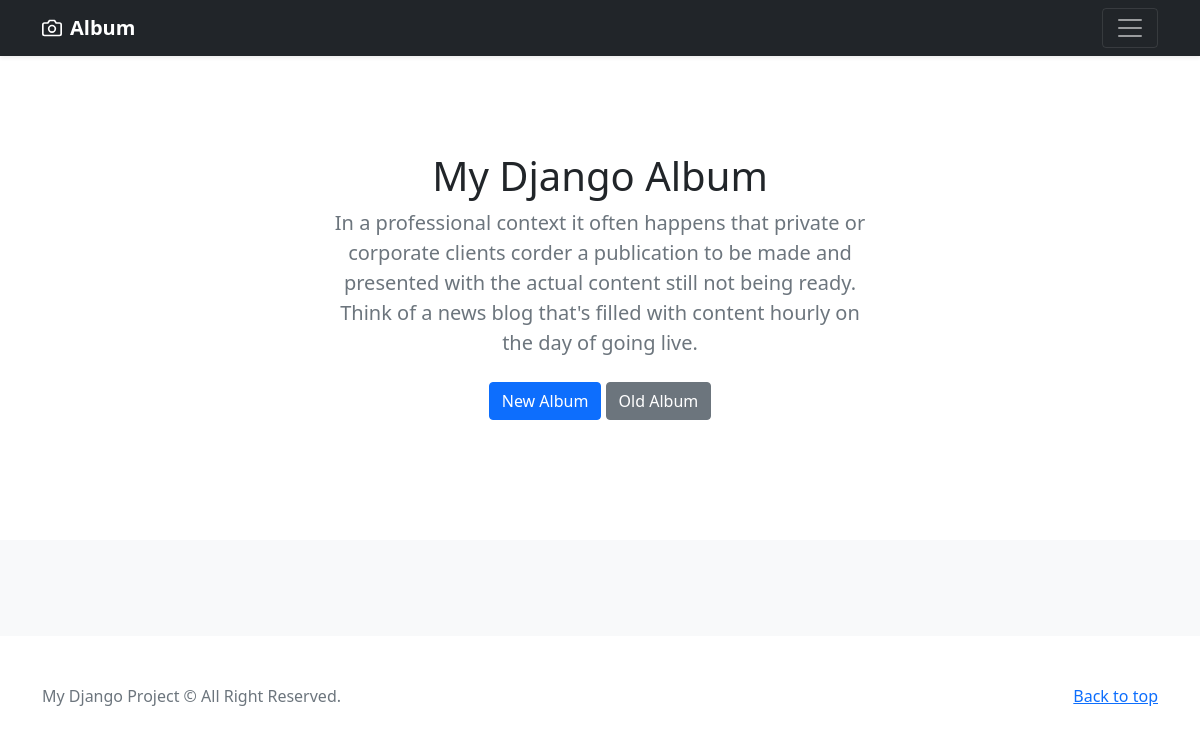
The app's page /album/, older data.
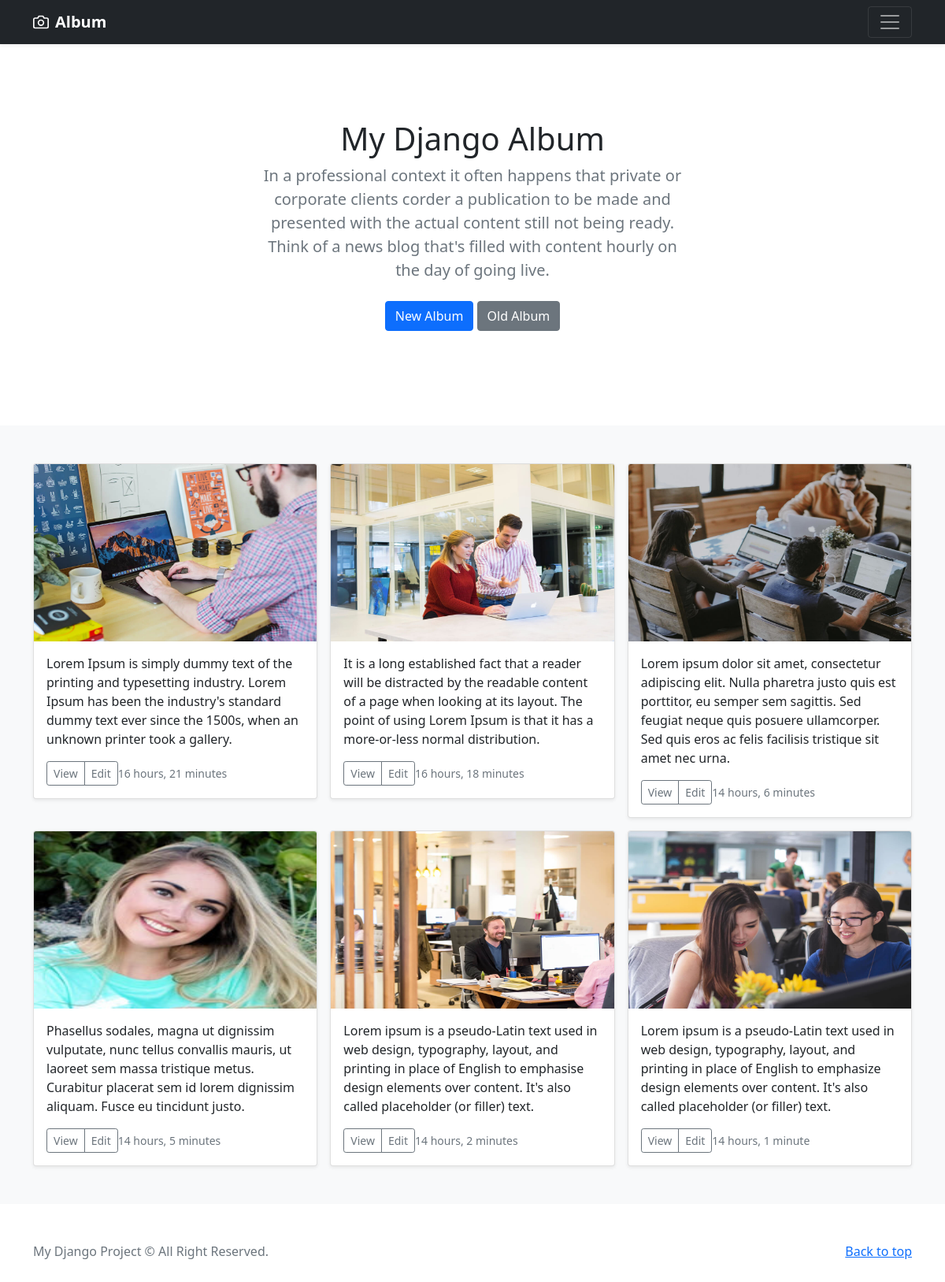
The same page, newer data.
### album/models.py (models this page shows)
class Album(models.Model):
    thumbnail = models.ImageField(upload_to='album/photo/')
    description = models.TextField()
    creation = models.DateTimeField(auto_now_add=True)

### album/views.py (the view)
# urls.py: path('', views.album, name='album')
def album(request):
    albums = Album.objects.all()
    context = {
        'albums': albums
    }
    return render(request, 'album/index.html', context)

### templates/album/index.html (shortened to what this page needs)
{% load static %}
<!doctype html>
<html lang="en">
  <head>
    <link href="https://cdn.jsdelivr.net/npm/bootstrap@5.0.0-beta3/dist/css/bootstrap.min.css" rel="stylesheet">
<link href="{% static "assets/dist/css/bootstrap.min.css" %}" rel="stylesheet">
  </head>
  <body>
<header>
  <div class="navbar navbar-dark bg-dark shadow-sm">
    <div class="container">
      <a href="#" class="navbar-brand d-flex align-items-center">
        <strong>Album</strong>
      </a>
      <button class="navbar-toggler" type="button" data-bs-toggle="collapse" data-bs-target="#navbarHeader" aria-controls="navbarHeader" aria-expanded="false" aria-label="Toggle navigation">
        <span class="navbar-toggler-icon"></span>
      </button>
    </div>
  </div>
</header>
<main>
  <section class="py-5 text-center container">
    <div class="row py-lg-5">
      <div class="col-lg-6 col-md-8 mx-auto">
        <h1 class="fw-light">My Django Album</h1>
        <p class="lead text-muted">In a professional context it often happens that private or corporate clients corder a publication to be made and presented with the actual content still not being ready. Think of a news blog that's filled with content hourly on the day of going live.</p>
        <p>
          <a href="#" class="btn btn-primary my-2">New Album</a>
          <a href="#" class="btn btn-secondary my-2">Old Album</a>
        </p>
      </div>
    </div>
  </section>
  <div class="album py-5 bg-light">
    <div class="container">
      <div class="row row-cols-1 row-cols-sm-2 row-cols-md-3 g-3">
        {% for album in albums %}
        <div class="col">
          <div class="card shadow-sm">
            <img class="bd-placeholder-img card-img-top" width="100%" height="225" src="{{ album.thumbnail.url }}" alt="Image">
            <div class="card-body">
              <p class="card-text">{{ album.description }}</p>
              <div class="d-flex justify-cont.ent-between align-items-center">
                <div class="btn-group">
                  <button type="button" class="btn btn-sm btn-outline-secondary">View</button>
                  <button type="button" class="btn btn-sm btn-outline-secondary">Edit</button>
                </div>
                <small class="text-muted">{{ album.creation | timesince }}</small>
              </div>
            </div>
          </div>
        </div>
        {% endfor %}
          </div>
        </div>
        </div>
</main>
<footer class="text-muted py-5">
  <div class="container">
    <p class="float-end mb-1">
      <a href="#">Back to top</a>
    </p>
    <p class="mb-1">My Django Project &copy; All Right Reserved.</p>
  </div>
</footer>
  </body>
</html>

### templates/album/index.html (style rules this page uses)
.bd-placeholder-img { font-size: 1.125rem; text-anchor: middle; -webkit-user-select: none; -moz-user-select: none; user-select: none; }

Row changes from the older to the newer data that the page shows:
added Album: thumbnail (picture), description "Lorem Ipsum is simply dummy text of the printing and typesetting industry. Lorem Ipsum has been the industry's standard dummy text ever since the 1500s, when an unknown printer took a gallery.", creation "16 hours, 21 minutes"
added Album: thumbnail (picture), description "It is a long established fact that a reader will be distracted by the readable content of a page when looking at its layout. The point of using Lorem Ipsum is that it has a more-or-less normal distribution.", creation "16 hours, 18 minutes"
added Album: thumbnail (picture), description "Lorem ipsum dolor sit amet, consectetur adipiscing elit. Nulla pharetra justo quis est porttitor, eu semper sem sagittis. Sed feugiat neque quis posuere ullamcorper. Sed quis eros ac felis facilisis tristique sit amet nec urna.", creation "14 hours, 6 minutes"
added Album: thumbnail (picture), description "Phasellus sodales, magna ut dignissim vulputate, nunc tellus convallis mauris, ut laoreet sem massa tristique metus. Curabitur placerat sem id lorem dignissim aliquam. Fusce eu tincidunt justo.", creation "14 hours, 5 minutes"
added Album: thumbnail (picture), description "Lorem ipsum is a pseudo-Latin text used in web design, typography, layout, and printing in place of English to emphasise design elements over content. It's also called placeholder (or filler) text.", creation "14 hours, 2 minutes"
added Album: thumbnail (picture), description "Lorem ipsum is a pseudo-Latin text used in web design, typography, layout, and printing in place of English to emphasize design elements over content. It's also called placeholder (or filler) text.", creation "14 hours, 1 minute"
